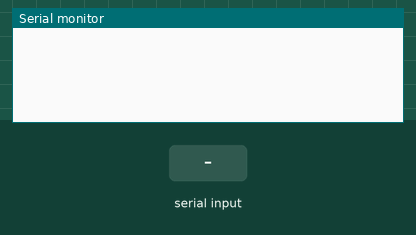
A sketch run on a simulated Arduino Uno, built with avr-gcc and run on an emulated ATmega328P. Parts: the last lines printed to the serial monitor. Inputs (shaded band) come from the test bench.

Above: at 1.2 s.
1.3 s: "1\n" received over Serial
At 2.5 s:
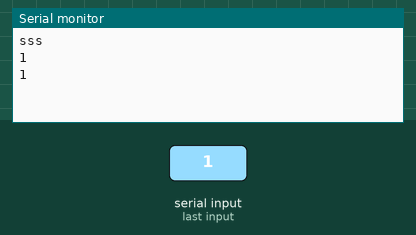
2.8 s: byte 10 ('\n') received over Serial
At 3.3 s:
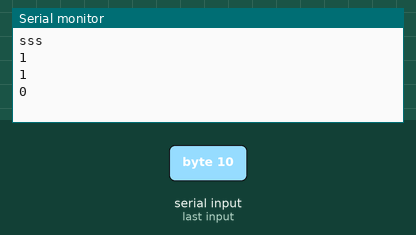
4.3 s: "2\n" received over Serial
At 4.8 s:
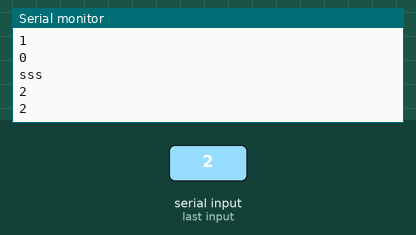
Timing chart, 0 to 7.3 s (numbered marks = the images above; inputs shaded):
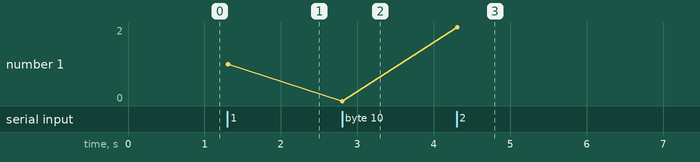

Measured:
- after the input at 1.3 s, the serial monitor: prints a new line at once (image 1)
- after the input at 2.8 s, the serial monitor: prints a new line at once (image 2)
- after the input at 4.3 s, the serial monitor: prints a new line at once (image 3)
- plotted number 1: 1 → 0 after the input at 2.8 s, 0 → 2 after the input at 4.3 s

The sketch:

test3.ino
```cpp
const char cisla[10] {'0', '1', '2', '3', '4', '5', '6', '7', '8', '9'};
const int cislaI[10] {0, 1, 2, 3, 4, 5, 6, 7, 8, 9};
int count = 1;
String prikaz = "";


int zpracuj_prikaz(String p)
{
  p.trim();
  int vys = 0;

  for(int i=0; i<p.length(); i++)
  {
    for(int x=0; x<10; x++)
    {
      if(p[i] == cisla[x])
      {
        vys = vys*count + cislaI[x];
        Serial.println("sss");
        Serial.println(vys);
        count = count*10;
      }
    }
  }
  return vys;
}


void setup() {
  Serial.begin(9600);

}

int comand = 0;

void loop() {

  if(Serial.available())
  {
    char znak = Serial.read();

    if(znak == '\n')
    {
      comand = zpracuj_prikaz(prikaz);
      prikaz = "";
      Serial.println(comand);
    }
    else
    {
      prikaz += znak;
    }
  }

}
```
